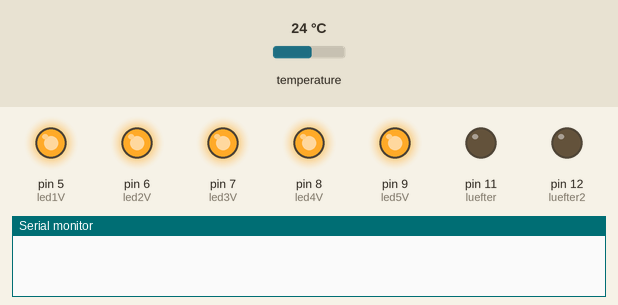
Recording of a sketch running on a simulated Arduino Uno, built with avr-gcc and run on an emulated ATmega328P. On the bench: output pins drawn as LEDs (lit = HIGH), the last lines printed to the serial monitor. The test bench sets the inputs (shaded band); at power-on: temperature 24 °C.

Above: at 0.5 s.
At 2.1 s:
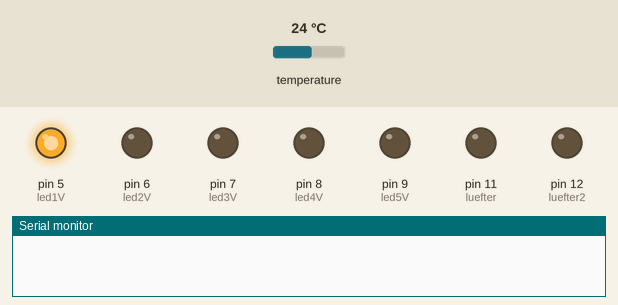
2.2 s: temperature set to 23.7 °C
At 4.3 s:
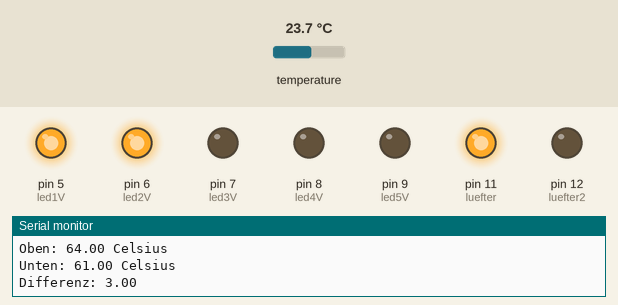
Timing chart, 0 to 5.8 s (numbered marks = the images above; inputs shaded):
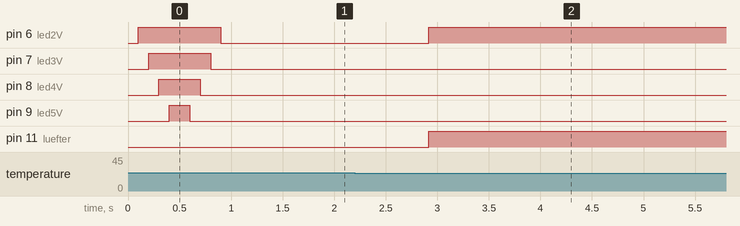

The sketch:

wwLuefter2.ino
```cpp
#include <OneWire.h>
#include <DallasTemperature.h>

OneWire  ds(4); //pin für ds1820

//DeviceAdressen der einzelnen ds1820 Temperatursensoren angeben. (loop anpassen)
DeviceAddress sensor1 = { 0x10, 0xED, 0xDB, 0x5F, 0x2, 0x8, 0x0, 0xCD };
DeviceAddress sensor2 = { 0x10, 0xA6, 0xEC, 0x5F, 0x2, 0x8, 0x0, 0x95 };

char sensor1Name[] = "Oben: ";
char sensor2Name[] = "Unten: ";

int led1V = 5;
int led2V = 6;
int led3V = 7;
int led4V = 8;
int led5V = 9;

 float temp1 = 0.0;
 float temp2 = 0.0;
 float tmpDiff=0.0;

 // Transistor der den Lüfter steuert
 int luefter = 11;
 int luefter2 = 12;

void setup(void)
{
  Serial.begin(9600);

  pinMode(led1V, OUTPUT);
  pinMode(led2V, OUTPUT);
  pinMode(led3V, OUTPUT);
  pinMode(led4V, OUTPUT);
  pinMode(led5V, OUTPUT);

  pinMode(luefter, OUTPUT);
  pinMode(luefter2, OUTPUT);

  // Lauflicht zur Initialisierung der LEDs
  digitalWrite(led1V, HIGH);
  delay(100);
  digitalWrite(led2V, HIGH);
    delay(100);
  digitalWrite(led3V, HIGH);
    delay(100);
  digitalWrite(led4V, HIGH);
    delay(100);
  digitalWrite(led5V, HIGH);
    delay(200);
  digitalWrite(led5V, LOW);
    delay(100);
  digitalWrite(led4V, LOW);
    delay(100);
  digitalWrite(led3V, LOW);
    delay(100);
  digitalWrite(led2V, LOW);

}

void writeTimeToScratchpad(byte* address)
{
  //reset the bus
  ds.reset();
  //select our sensor
  ds.select(address);
  //CONVERT T function call (44h) which puts the temperature into the scratchpad
  ds.write(0x44,1);
  //sleep a second for the write to take place
  delay(1000);
}

void readTimeFromScratchpad(byte* address, byte* data)
{
  //reset the bus
  ds.reset();
  //select our sensor
  ds.select(address);
  //read the scratchpad (BEh)
  ds.write(0xBE);

  for (byte i=0;i<9;i++){
    data[i] = ds.read();
  }
}

float getTemperature(byte* address)
{
  int tr;
  byte data[12];

  writeTimeToScratchpad(address);

  readTimeFromScratchpad(address,data);

  //put in temp all the 8 bits of LSB (least significant byte)
  tr = data[0];

  //check for negative temperature
  if (data[1] > 0x80)
  {
    tr = !tr + 1; //two's complement adjustment
    tr = tr * -1; //flip value negative.
  }

  //COUNT PER Celsius degree (10h)
  int cpc = data[7];
  //COUNT REMAIN (0Ch)
  int cr = data[6];

  //drop bit 0
  tr = tr >> 1;

  return tr - (float)0.25 + (cpc - cr)/(float)cpc;
}

void loop(void)
{

  temp1 = getTemperature(sensor1);
  temp2 = getTemperature(sensor2);
  tmpDiff = temp1 - temp2;
  boolean runterpusten =false;

                  Serial.print(sensor1Name);
                  Serial.print(temp1);
                  Serial.println(" Celsius");
                  Serial.print(sensor2Name);
                  Serial.print(temp2);
                  Serial.println(" Celsius");
                  Serial.print("Differenz: ");
                  Serial.print(tmpDiff);
                  Serial.println();
                  Serial.println();

// LEDs und Lüftersteuerung    1.5
  if(tmpDiff <= 2) {
      digitalWrite(led1V, HIGH);
      digitalWrite(led2V, LOW);
      digitalWrite(led3V, LOW);
      digitalWrite(led4V, LOW);
      digitalWrite(led5V, LOW);

      runterpusten=false;
      analogWrite(luefter, 0); // Lüfter aus. By changing values from 0 to 255 you can control motor speed
      analogWrite(luefter2, 0);
    }

  if(tmpDiff > 2 and tmpDiff <=3.5) {
      digitalWrite(led1V, HIGH);
      digitalWrite(led2V, HIGH);
      digitalWrite(led3V, LOW);
      digitalWrite(led4V, LOW);
      digitalWrite(led5V, LOW);

      if(!runterpusten) {
        analogWrite(luefter, 255); // Lüfter aus. By changing values from 0 to 255 you can control motor speed
        analogWrite(luefter2, 0);
        }
        else {
          analogWrite(luefter, 255); // By changing values from 0 to 255 you can control motor speed
          analogWrite(luefter2, 255);
        }
    }

  if(tmpDiff > 3.5 and tmpDiff <=5) {
      digitalWrite(led1V, HIGH);
      digitalWrite(led2V, HIGH);
      digitalWrite(led3V, HIGH);
      digitalWrite(led4V, LOW);
      digitalWrite(led5V, LOW);

      if(!runterpusten) {
        analogWrite(luefter, 0); // Lüfter aus. By changing values from 0 to 255 you can control motor speed
        analogWrite(luefter2, 255);
        }
        else {
          analogWrite(luefter, 255); // By changing values from 0 to 255 you can control motor speed
          analogWrite(luefter2, 255);
        }
    }

  if(tmpDiff > 5 and tmpDiff <=7) {
      digitalWrite(led1V, HIGH);
      digitalWrite(led2V, HIGH);
      digitalWrite(led3V, HIGH);
      digitalWrite(led4V, HIGH);
      digitalWrite(led5V, LOW);

      if(!runterpusten) {
        analogWrite(luefter, 0); // Lüfter aus. By changing values from 0 to 255 you can control motor speed
        analogWrite(luefter2, 255);
        }
        else {
          analogWrite(luefter, 255); // By changing values from 0 to 255 you can control motor speed
          analogWrite(luefter2, 255);
        }
    }

  if(tmpDiff > 7) {
      digitalWrite(led1V, HIGH);
      digitalWrite(led2V, HIGH);
      digitalWrite(led3V, HIGH);
      digitalWrite(led4V, HIGH);
      digitalWrite(led5V, HIGH);

      runterpusten=true;
      analogWrite(luefter, 255); // By changing values from 0 to 255 you can control motor speed
      analogWrite(luefter2, 255);
    }


  delay(60000);
}
```

Measured:
- the behaviour switches between 23.8 and 23.7 °C on temperature (found by bisection; images 1 and 2)
- after the input at 2.2 s, pin 6 (led2V), pin 11 (luefter): LOW → HIGH after 0.72 s
